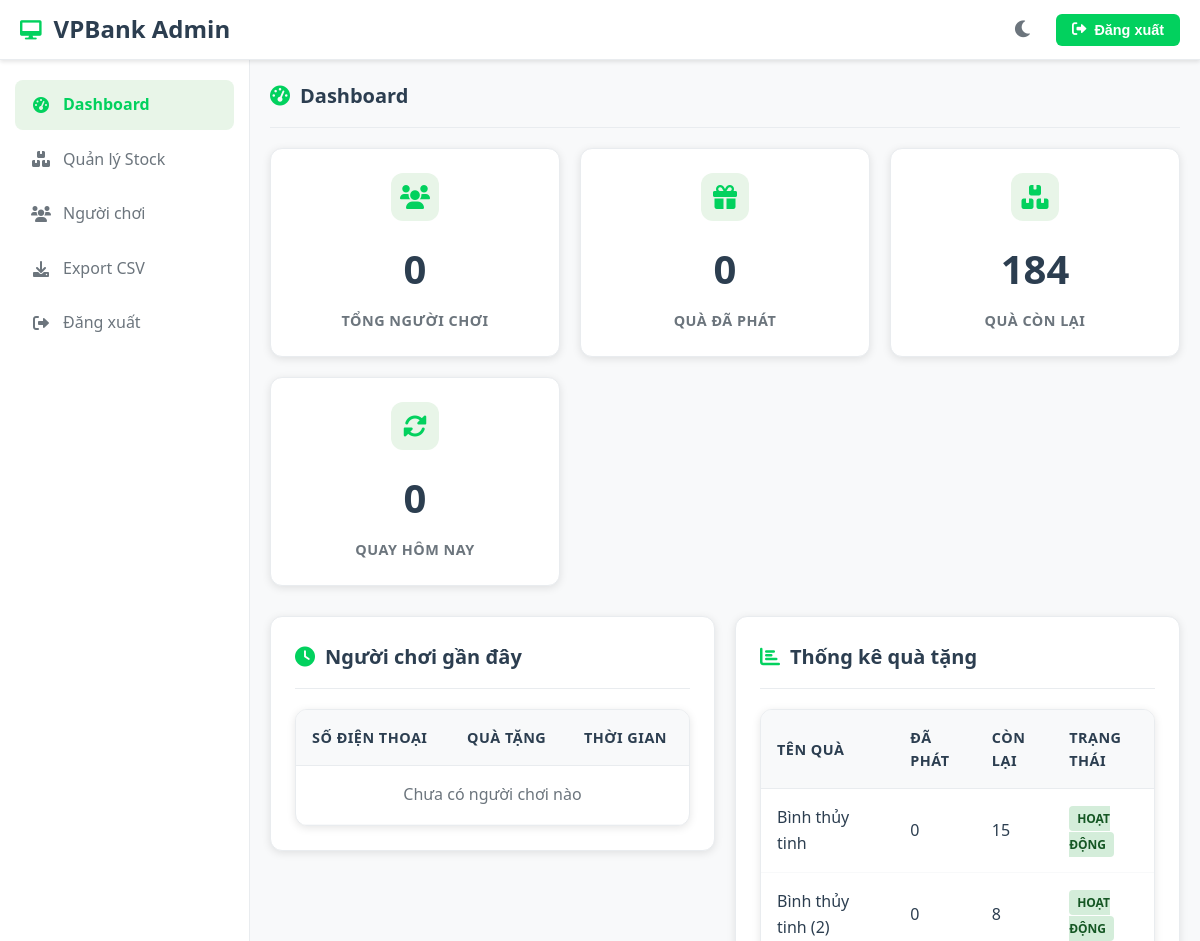
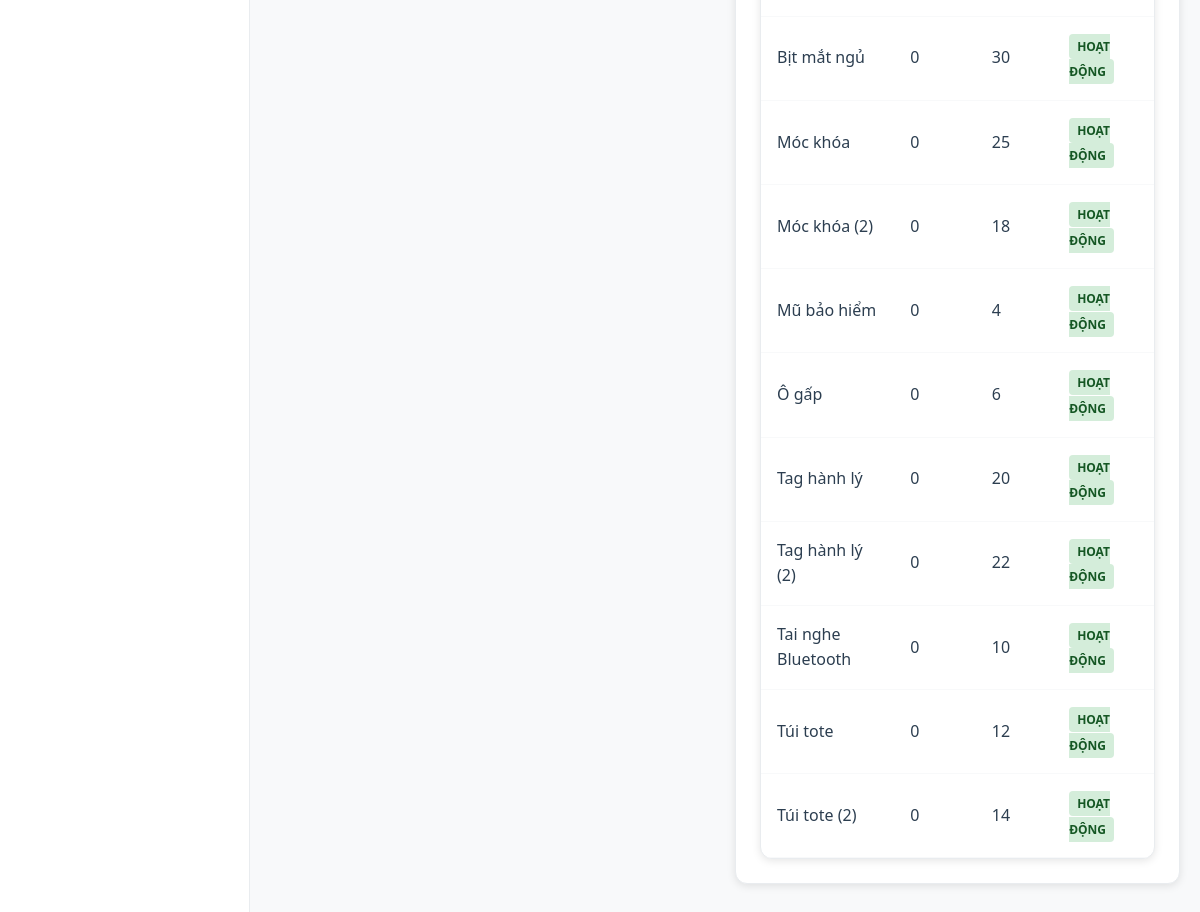
Page /admin/dashboard.php (signed in) on the committed database (2 pictures, top to bottom).
### tables this page shows
CREATE TABLE prizes (
    id TINYINT AUTO_INCREMENT PRIMARY KEY,
    name VARCHAR(100) NOT NULL UNIQUE,
    display_order TINYINT NOT NULL UNIQUE,
    stock INT DEFAULT 0,
    is_active BOOLEAN DEFAULT TRUE,
    created_at TIMESTAMP DEFAULT CURRENT_TIMESTAMP
);

### admin/dashboard.php (the view, shortened to what this page needs)
<?php
require_once 'includes/header.php';
try {
    $stmt = $pdo->query("SELECT COUNT(*) as total FROM participants");
    $totalPlayers = $stmt->fetch(PDO::FETCH_ASSOC)['total'];
    $stmt = $pdo->query("SELECT COUNT(*) as total FROM participants");
    $prizesDistributed = $stmt->fetch(PDO::FETCH_ASSOC)['total'];
    $stmt = $pdo->query("SELECT SUM(stock) as total FROM prizes WHERE is_active = 1");
    $remainingStock = $stmt->fetch(PDO::FETCH_ASSOC)['total'] ?? 0;
    $stmt = $pdo->query("SELECT COUNT(*) as total FROM participants WHERE DATE(created_at) = CURDATE()");
    $todaySpins = $stmt->fetch(PDO::FETCH_ASSOC)['total'];
    $stmt = $pdo->query("
        SELECT p.phone_number, pr.name as prize_name, p.created_at
        FROM participants p
        JOIN prizes pr ON p.prize_id = pr.id
        ORDER BY p.created_at DESC
        LIMIT 10
    ");
    $recentPlayers = $stmt->fetchAll(PDO::FETCH_ASSOC);
    $stmt = $pdo->query("
        SELECT pr.name, ps.count, pr.stock, pr.is_active
        FROM prizes pr
        LEFT JOIN prize_statistics ps ON pr.id = ps.prize_id
        ORDER BY ps.count DESC, pr.name ASC
    ");
    $prizeStats = $stmt->fetchAll(PDO::FETCH_ASSOC);
} catch(PDOException $e) {
    $error = "Lỗi khi tải dữ liệu: " . $e->getMessage();
}
?>
<div class="dashboard">
    <div class="card-header">
        <h2 class="card-title">
            <i class="fas fa-tachometer-alt"></i>
            Dashboard
        </h2>
    </div>
    <div class="dashboard-grid">
        <div class="stat-card">
            <div class="stat-icon">
                <i class="fas fa-users"></i>
            </div>
            <div class="stat-value"><?php echo number_format($totalPlayers); ?></div>
            <div class="stat-label">Tổng người chơi</div>
        </div>
        <div class="stat-card">
            <div class="stat-icon">
                <i class="fas fa-gift"></i>
            </div>
            <div class="stat-value"><?php echo number_format($prizesDistributed); ?></div>
            <div class="stat-label">Quà đã phát</div>
        </div>
        <div class="stat-card">
            <div class="stat-icon">
                <i class="fas fa-boxes"></i>
            </div>
            <div class="stat-value"><?php echo number_format($remainingStock); ?></div>
            <div class="stat-label">Quà còn lại</div>
        </div>
        <div class="stat-card">
            <div class="stat-icon">
                <i class="fas fa-sync-alt"></i>
            </div>
            <div class="stat-value"><?php echo number_format($todaySpins); ?></div>
            <div class="stat-label">Quay hôm nay</div>
        </div>
    </div>
    <div class="row">
        <div class="col-md-6">
            <div class="card">
                <div class="card-header">
                    <h3 class="card-title">
                        <i class="fas fa-clock"></i>
                        Người chơi gần đây
                    </h3>
                </div>
                <div class="table-container">
                    <table class="table">
                        <thead>
                            <tr>
                                <th>Số điện thoại</th>
                                <th>Quà tặng</th>
                                <th>Thời gian</th>
                            </tr>
                        </thead>
                        <tbody>
                            <?php if (!empty($recentPlayers)): ?>
                                <?php foreach ($recentPlayers as $player): ?>
                                <tr>
                                    <td><?php echo htmlspecialchars($player['phone_number']); ?></td>
                                    <td><?php echo htmlspecialchars($player['prize_name']); ?></td>
                                    <td><?php echo date('d/m/Y H:i', strtotime($player['created_at'])); ?></td>
                                </tr>
                                <?php endforeach; ?>
                            <?php else: ?>
                                <tr>
                                    <td colspan="3" style="text-align: center; color: #6c757d;">
                                        Chưa có người chơi nào
                                    </td>
                                </tr>
                            <?php endif; ?>
                        </tbody>
                    </table>
                </div>
            </div>
        </div>
        <div class="col-md-6">
            <div class="card">
                <div class="card-header">
                    <h3 class="card-title">
                        <i class="fas fa-chart-bar"></i>
                        Thống kê quà tặng
                    </h3>
                </div>
                <div class="table-container">
                    <table class="table">
                        <thead>
                            <tr>
                                <th>Tên quà</th>
                                <th>Đã phát</th>
                                <th>Còn lại</th>
                                <th>Trạng thái</th>
                            </tr>
                        </thead>
                        <tbody>
                            <?php if (!empty($prizeStats)): ?>
                                <?php foreach ($prizeStats as $prize): ?>
                                <tr>
                                    <td><?php echo htmlspecialchars($prize['name']); ?></td>
                                    <td><?php echo number_format($prize['count'] ?? 0); ?></td>
                                    <td><?php echo number_format($prize['stock']); ?></td>
                                    <td>
                                        <?php if ($prize['is_active']): ?>
                                            <span class="badge badge-success">Hoạt động</span>
                                        <?php else: ?>
                                            <span class="badge badge-danger">Tạm dừng</span>
                                        <?php endif; ?>
                                    </td>
                                </tr>
                                <?php endforeach; ?>
                            <?php endif; ?>
                        </tbody>
                    </table>
                </div>
            </div>
        </div>
    </div>
</div>
<?php require_once 'includes/footer.php'; ?>

### admin/includes/header.php (shortened to what this page needs)
<?php
$currentPage = basename($_SERVER['PHP_SELF'], '.php');
?>
<!DOCTYPE html>
<html lang="vi">
<head>
    <link rel="stylesheet" href="../assets/css/admin.css">
    <link rel="stylesheet" href="https://cdnjs.cloudflare.com/ajax/libs/font-awesome/6.0.0/css/all.min.css">
</head>
<body>
    <div class="admin-container">
        <header class="topbar">
            <div class="topbar-left">
                <i class="fas fa-desktop"></i>
                <h1>VPBank Admin</h1>
            </div>
            <div class="topbar-right">
                <button class="theme-toggle" id="themeToggle">
                    <i class="fas fa-moon"></i>
                </button>
                <button class="logout-btn" onclick="confirmLogout()">
                    <i class="fas fa-sign-out-alt"></i>
                    Đăng xuất
                </button>
            </div>
        </header>
        <div class="admin-content">
            <nav class="sidebar">
                <ul class="nav-menu">
                    <li class="nav-item <?php echo $currentPage === 'dashboard' ? 'active' : ''; ?>">
                        <a href="dashboard.php" class="nav-link">
                            <i class="fas fa-tachometer-alt"></i>
                            <span>Dashboard</span>
                        </a>
                    </li>
                    <li class="nav-item <?php echo $currentPage === 'manage-stock' ? 'active' : ''; ?>">
                        <a href="manage-stock.php" class="nav-link">
                            <i class="fas fa-boxes"></i>
                            <span>Quản lý Stock</span>
                        </a>
                    </li>
                    <li class="nav-item <?php echo $currentPage === 'players' ? 'active' : ''; ?>">
                        <a href="players.php" class="nav-link">
                            <i class="fas fa-users"></i>
                            <span>Người chơi</span>
                        </a>
                    </li>
                    <li class="nav-item <?php echo $currentPage === 'export-page' ? 'active' : ''; ?>">
                        <a href="export-page.php" class="nav-link">
                            <i class="fas fa-download"></i>
                            <span>Export CSV</span>
                        </a>
                    </li>
                    <li class="nav-item">
                        <a href="logout.php" class="nav-link">
                            <i class="fas fa-sign-out-alt"></i>
                            <span>Đăng xuất</span>
                        </a>
                    </li>
                </ul>
            </nav>
            <main class="main-content">
                <div class="content-wrapper">

### admin/includes/footer.php (shortened to what this page needs)
                </div>
            </main>
        </div>
    </div>
</body>
</html>

### assets/css/admin.css (style rules this page uses)
* { margin: 0; padding: 0; box-sizing: border-box; }
body { font-family: 'Segoe UI', Tahoma, Geneva, Verdana, sans-serif; background-color: #f8f9fa; color: #2c3e50; line-height: 1.6; }
.admin-container { display: flex; flex-direction: column; min-height: 100vh; }
.topbar { background: #ffffff; border-bottom: 1px solid #e9ecef; padding: 0 20px; height: 60px; display: flex; align-items: center; justify-content: space-between; box-shadow: 0 2px 4px rgba(0, 0, 0, 0.1); position: sticky; top: 0; z-index: 1000; }
.topbar-left { display: flex; align-items: center; gap: 12px; }
.topbar-left i { color: #02d15e; font-size: 1.2rem; }
.topbar-left h1 { color: #2c3e50; font-size: 1.5rem; font-weight: 700; }
.topbar-right { display: flex; align-items: center; gap: 15px; }
.theme-toggle { background: none; border: none; color: #6c757d; font-size: 1.2rem; cursor: pointer; padding: 8px; border-radius: 6px; transition: all 0.3s ease; }
.logout-btn { background: #02d15e; color: white; border: none; padding: 8px 16px; border-radius: 6px; font-size: 0.9rem; font-weight: 600; cursor: pointer; display: flex; align-items: center; gap: 8px; transition: all 0.3s ease; }
.admin-content { display: flex; flex: 1; }
.sidebar { width: 250px; background: #ffffff; border-right: 1px solid #e9ecef; padding: 20px 0; height: calc(100vh - 60px); overflow-y: auto; }
.nav-menu { list-style: none; padding: 0 15px; }
.nav-item { margin-bottom: 5px; }
.nav-link { display: flex; align-items: center; gap: 12px; padding: 12px 16px; color: #6c757d; text-decoration: none; border-radius: 8px; transition: all 0.3s ease; font-weight: 500; }
.nav-item.active .nav-link { background: #e8f5e8; color: #02d15e; font-weight: 600; }
.nav-link i { width: 20px; text-align: center; }
.main-content { flex: 1; padding: 20px; overflow-y: auto; height: calc(100vh - 60px); }
.content-wrapper { max-width: 1200px; margin: 0 auto; }
.card { background: #ffffff; border-radius: 12px; padding: 24px; box-shadow: 0 2px 8px rgba(0, 0, 0, 0.1); margin-bottom: 20px; border: 1px solid #e9ecef; }
.card-header { display: flex; align-items: center; justify-content: space-between; margin-bottom: 20px; padding-bottom: 15px; border-bottom: 1px solid #e9ecef; }
.card-title { color: #2c3e50; font-size: 1.25rem; font-weight: 700; display: flex; align-items: center; gap: 10px; }
.card-title i { color: #02d15e; }
.dashboard-grid { display: grid; grid-template-columns: repeat(auto-fit, minmax(250px, 1fr)); gap: 20px; margin-bottom: 30px; }
.stat-card { background: #ffffff; border-radius: 12px; padding: 24px; box-shadow: 0 2px 8px rgba(0, 0, 0, 0.1); border: 1px solid #e9ecef; text-align: center; transition: transform 0.3s ease; }
.stat-icon { width: 48px; height: 48px; background: #e8f5e8; border-radius: 12px; display: flex; align-items: center; justify-content: center; margin: 0 auto 16px; color: #02d15e; font-size: 1.5rem; }
.stat-value { font-size: 2.5rem; font-weight: 700; color: #2c3e50; margin-bottom: 8px; }
.stat-label { color: #6c757d; font-size: 0.9rem; font-weight: 600; text-transform: uppercase; letter-spacing: 0.5px; }
.table-container { background: #ffffff; border-radius: 12px; overflow: hidden; box-shadow: 0 2px 8px rgba(0, 0, 0, 0.1); border: 1px solid #e9ecef; }
.table { width: 100%; border-collapse: collapse; }
.table th { background: #f8f9fa; color: #2c3e50; font-weight: 600; padding: 16px; text-align: left; border-bottom: 1px solid #e9ecef; font-size: 0.9rem; text-transform: uppercase; letter-spacing: 0.5px; }
.table td { padding: 16px; border-bottom: 1px solid #f8f9fa; color: #2c3e50; }
.badge { padding: 4px 8px; border-radius: 4px; font-size: 0.75rem; font-weight: 600; text-transform: uppercase; }
.badge-success { background: #d4edda; color: #155724; }

### admin/dashboard.php (style rules this page uses)
.row { display: grid; grid-template-columns: 1fr 1fr; gap: 20px; margin-top: 20px; }
.col-md-6 { min-width: 0; }

### rows in the picture
prizes: name "Bình thủy tinh", count "0", stock "15", is_active "HOẠT ĐỘNG"
prizes: name "Bình thủy tinh (2)", count "0", stock "8", is_active "HOẠT ĐỘNG"
prizes: name "Bịt mắt ngủ", count "0", stock "30", is_active "HOẠT ĐỘNG"
prizes: name "Móc khóa", count "0", stock "25", is_active "HOẠT ĐỘNG"
prizes: name "Móc khóa (2)", count "0", stock "18", is_active "HOẠT ĐỘNG"
prizes: name "Mũ bảo hiểm", count "0", stock "4", is_active "HOẠT ĐỘNG"
prizes: name "Ô gấp", count "0", stock "6", is_active "HOẠT ĐỘNG"
prizes: name "Tag hành lý", count "0", stock "20", is_active "HOẠT ĐỘNG"
prizes: name "Tag hành lý (2)", count "0", stock "22", is_active "HOẠT ĐỘNG"
prizes: name "Tai nghe Bluetooth", count "0", stock "10", is_active "HOẠT ĐỘNG"
prizes: name "Túi tote", count "0", stock "12", is_active "HOẠT ĐỘNG"
prizes: name "Túi tote (2)", count "0", stock "14", is_active "HOẠT ĐỘNG"

### other values in the picture
$totalPlayers "0"
$prizesDistributed "0"
$remainingStock "184"
$todaySpins "0"
